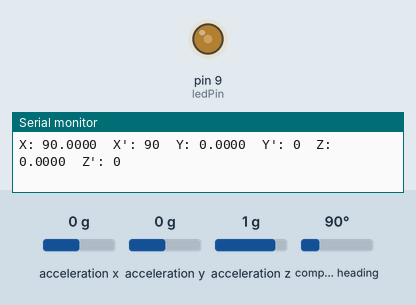
This program was run on a simulated Arduino Uno, built with avr-gcc and run on an emulated ATmega328P. Parts: output pins drawn as LEDs (lit = HIGH), the last lines printed to the serial monitor. The test bench sets the inputs (shaded band); at power-on: compass heading 90°, acceleration x 0 g, acceleration y 0 g, acceleration z 1 g.

Above: at 2.2 s.
2.3 s: compass heading set to 7°
At 3.5 s:
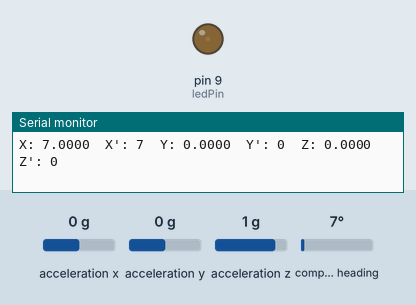
3.8 s: compass heading set to 180°
At 4.3 s:
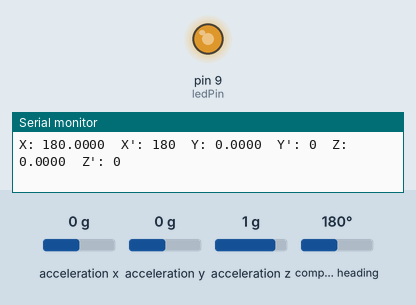
5.3 s: compass heading set to 269°
At 6.5 s:
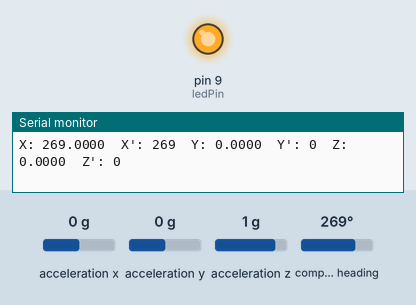
6.8 s: compass heading set to 90°
At 7.3 s:
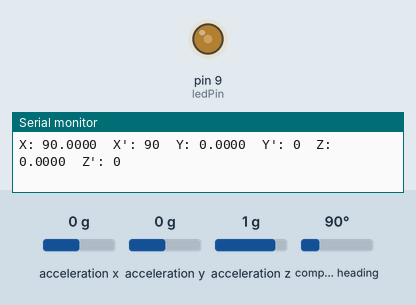
8.3 s: compass heading set to 352°
At 9.5 s:
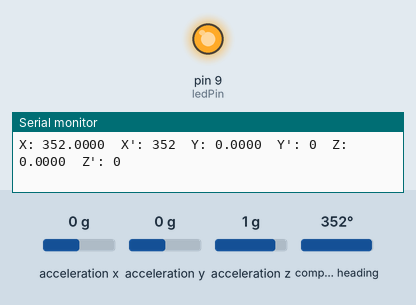
Timing chart, 0 to 10.8 s (numbered marks = the images above; inputs shaded):
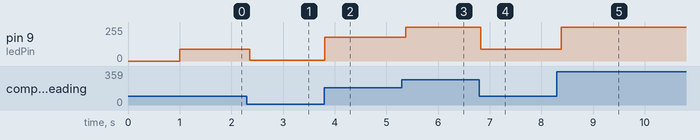

Measured:
- after the input at 2.3 s, pin 9 (ledPin): 90/255 → 7/255 after 0.06 s
- after the input at 3.8 s, pin 9 (ledPin): 7/255 → 180/255 at once
- after the input at 5.3 s, pin 9 (ledPin): 180/255 → 255/255 after 0.07 s
- after the input at 6.8 s, pin 9 (ledPin): 255/255 → 90/255 at once
- after the input at 8.3 s, pin 9 (ledPin): 90/255 → 255/255 after 0.09 s

The program:

Main.cpp
```cpp
/*Begining of Auto generated code by Atmel studio */
#include <Arduino.h>

/*End of auto generated code by Atmel studio */

#include <Wire.h>
#include <Adafruit_Sensor.h>
#include <Adafruit_BNO055.h>
#include <utility/imumaths.h>
//Beginning of Auto generated function prototypes by Atmel Studio
void setup(void );
void loop(void );

//End of Auto generated function prototypes by Atmel Studio

int ledPin = 9; // LED connected to digital pin 9

struct com {

	int x_axis;
	int y_axis;
	int z_axis;

	};

com com_reg;

void pwmOut(struct com *data);

Adafruit_BNO055 bno = Adafruit_BNO055(55);

void setup(void)
{
  Serial.begin(9600);
  Serial.println("Orientation Sensor Test"); Serial.println("");

  pinMode(ledPin, OUTPUT); // sets the pin as output

  /* Initialise the sensor */
  if(!bno.begin())
  {
    /* There was a problem detecting the BNO055 ... check your connections */
    Serial.print("Ooops, no BNO055 detected ... Check your wiring or I2C ADDR!");
    while(1);
  }

  delay(1000);

  bno.setExtCrystalUse(true);
}

void loop(void)
{
  /* Get a new sensor event */
  sensors_event_t event;
  bno.getEvent(&event);


  com_reg.x_axis= (int) event.orientation.x;
  com_reg.y_axis= (int) event.orientation.y;
  com_reg.z_axis= (int) event.orientation.z;

  /* Display the floating point data */
  Serial.print("X: ");
  Serial.print(event.orientation.x, 4);
  Serial.print("\tX': ");
  Serial.print(com_reg.x_axis);
  Serial.print("\tY: ");
  Serial.print(event.orientation.y, 4);
  Serial.print("\tY': ");
  Serial.print(com_reg.y_axis);
  Serial.print("\tZ: ");
  Serial.print(event.orientation.z, 4);
  Serial.print("\tZ': ");
  Serial.print( com_reg.z_axis);
  Serial.println("");
  pwmOut(&com_reg);

  delay(100);
}

void pwmOut(struct com *data){

	 analogWrite(ledPin, data->x_axis);
}
```
